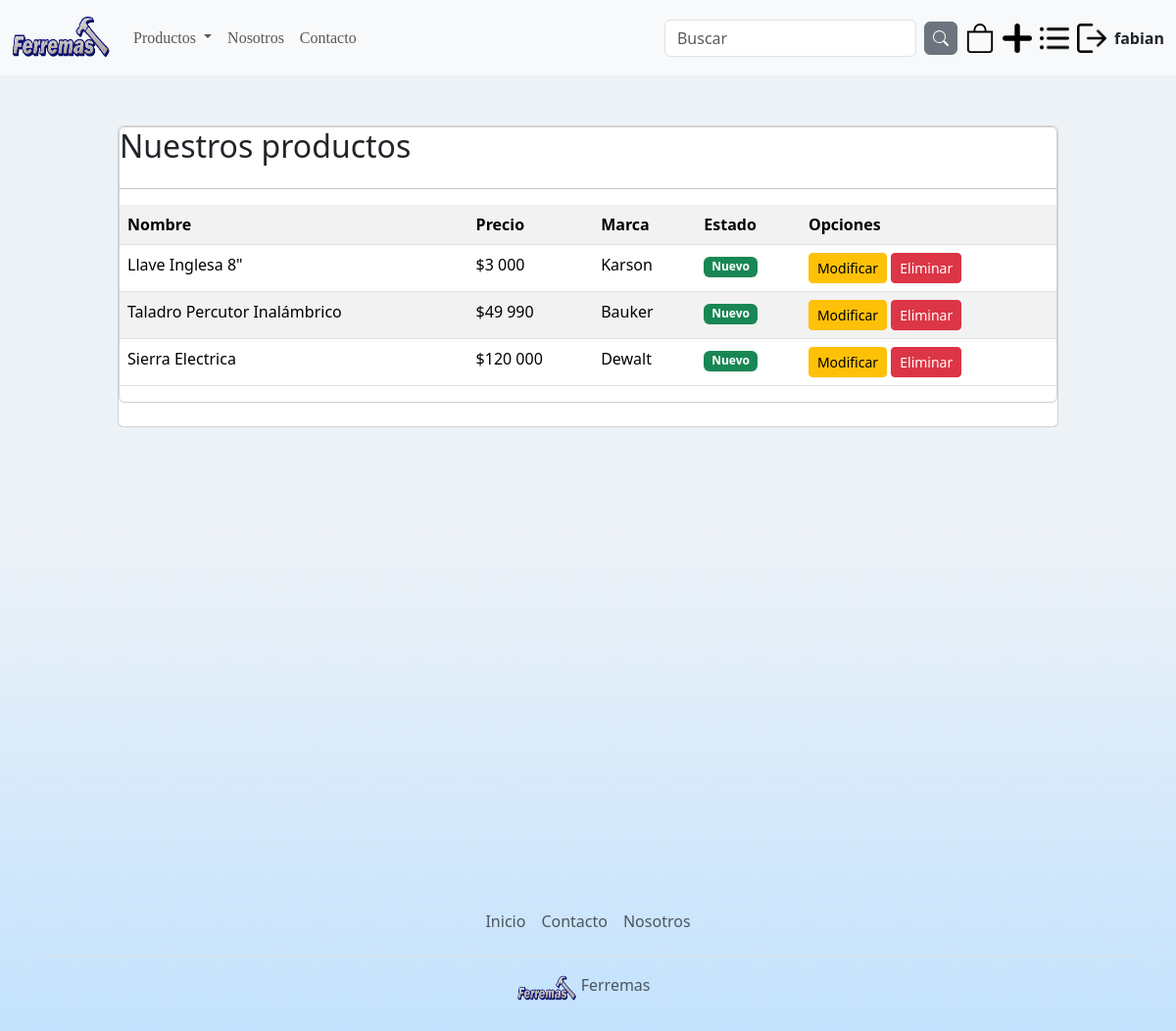
Before: /listarProductos/ (signed in) with the older database file.
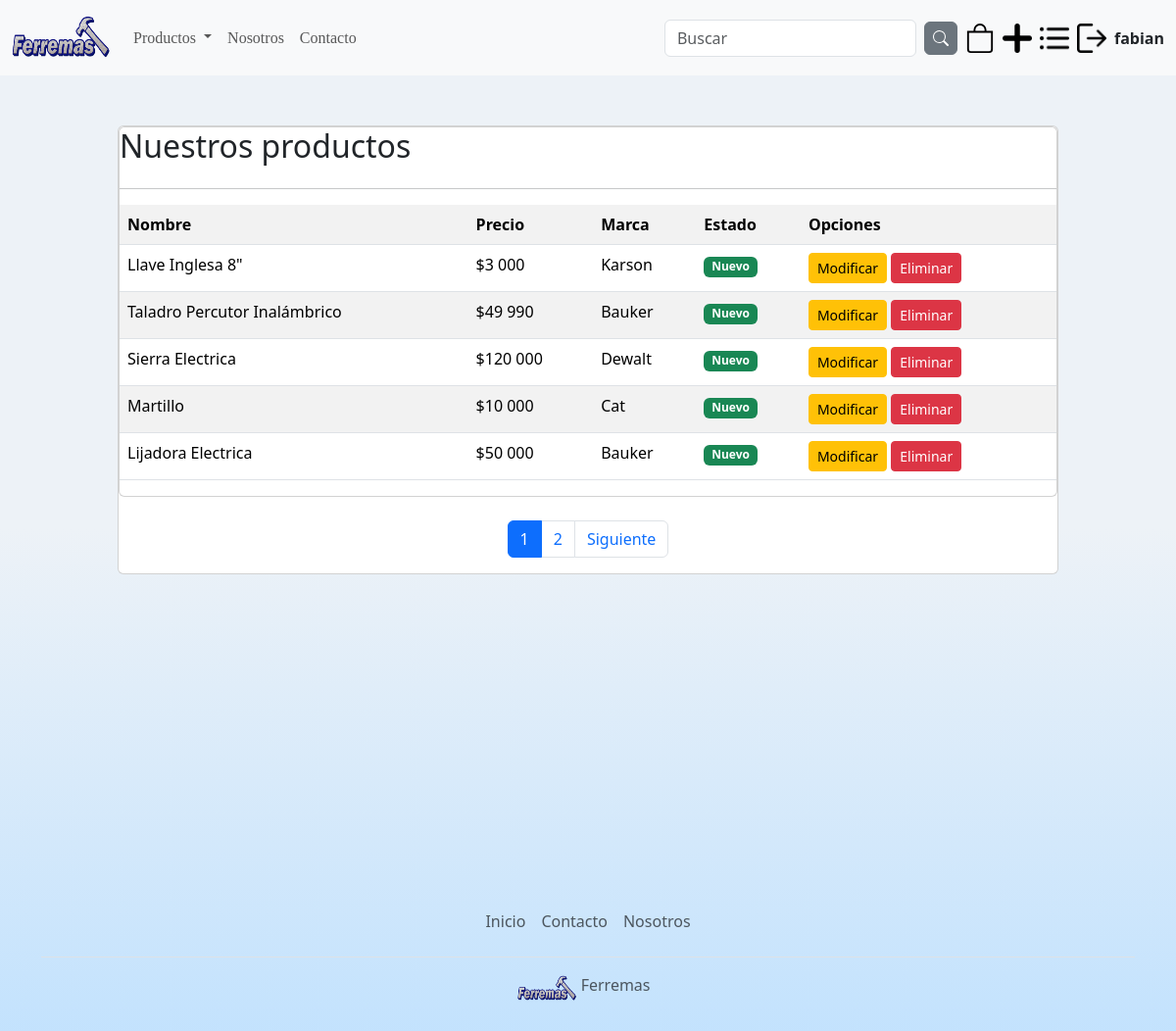
After: the same page with the newer database file.
### app/models.py (models this page shows, shortened)
class Producto(models.Model):
    nombre = models.CharField(max_length=50)
    precio = models.IntegerField()
    descripcion = models.TextField
    nuevo = models.BooleanField()
    marca = models.ForeignKey(Marca, on_delete=models.PROTECT)
    categoria = models.ForeignKey(Categoria, on_delete=models.PROTECT, null=True, blank=True)
    subcategoria = models.ForeignKey(Subcategoria, on_delete=models.PROTECT, null=True, blank=True)
    fecha_fabricacion = models.DateField()
    imagen = models.ImageField(upload_to='productos', null=True, blank=True)

class Marca(models.Model):
    nombre = models.CharField(max_length=50)
    def __str__(self):
        return self.nombre

### app/views.py (the view)
@permission_required('app.view_producto')
def listarProductos(request):
    productos = Producto.objects.all()
    page = request.GET.get('page', 1)
    try :
        paginator = Paginator(productos, 5)
        productos = paginator.page(page)
    except:
        raise Http404()
    data = {
        'entity': productos,
        'paginator': paginator
    }
    return render(request, 'app/producto/listar.html', data)

### app/templates/app/producto/listar.html (shortened to what this page needs)
{% extends 'app/base.html' %}
{% block contenido %}
{% load humanize %}
<br><br>
<div class="card">
    <div class="card body">
        <h2>Nuestros productos</h2>
        <hr>
        <table class="table table-striped table-hover table-responsive-sm">
    <tr>
        <th>Nombre</th>
        <th>Precio</th>
        <th>Marca</th>
        <th>Estado</th>
        <th> Opciones</th>
    </tr>
    {% for p in entity %}
    <tr>
        <td>{{p.nombre | title}}</td>
        <td>${{p.precio | intcomma }}</td>
        <td>{{p.marca | title}}</td>
        <td>
            {% if p.nuevo %}
                <span class="badge bg-success">Nuevo</span>
            {% else %}
                <span class="badge bg-danger">Usado</span>
            {% endif %}
        </td>
        <td>
            {% if perms.app.change_producto %}
            <a href="{% url 'modificar_Producto' p.id %}" class=" btn btn-warning btn-sm">Modificar</a>
            {% endif %}
            {% if perms.app.delete_producto %}
            <a href="#" onclick="eliminarProducto({{ p.id }}); return false;" class="btn btn-danger btn-sm">Eliminar</a>
            {% endif %}
        </td>
    </tr>
    {%endfor %}
</table>
</div>
<br>
{% include 'app/paginator.html' %}
</div>
{% endblock %}

Changed rows visible on the page:
added Producto: nombre "Martillo", precio "10 000", marca "Cat", nuevo "Nuevo"
added Producto: nombre "Lijadora Electrica", precio "50 000", marca "Bauker", nuevo "Nuevo"
Other visible differences:
new list line: "1"
new list line: "2"
text now shown: "Siguiente"
